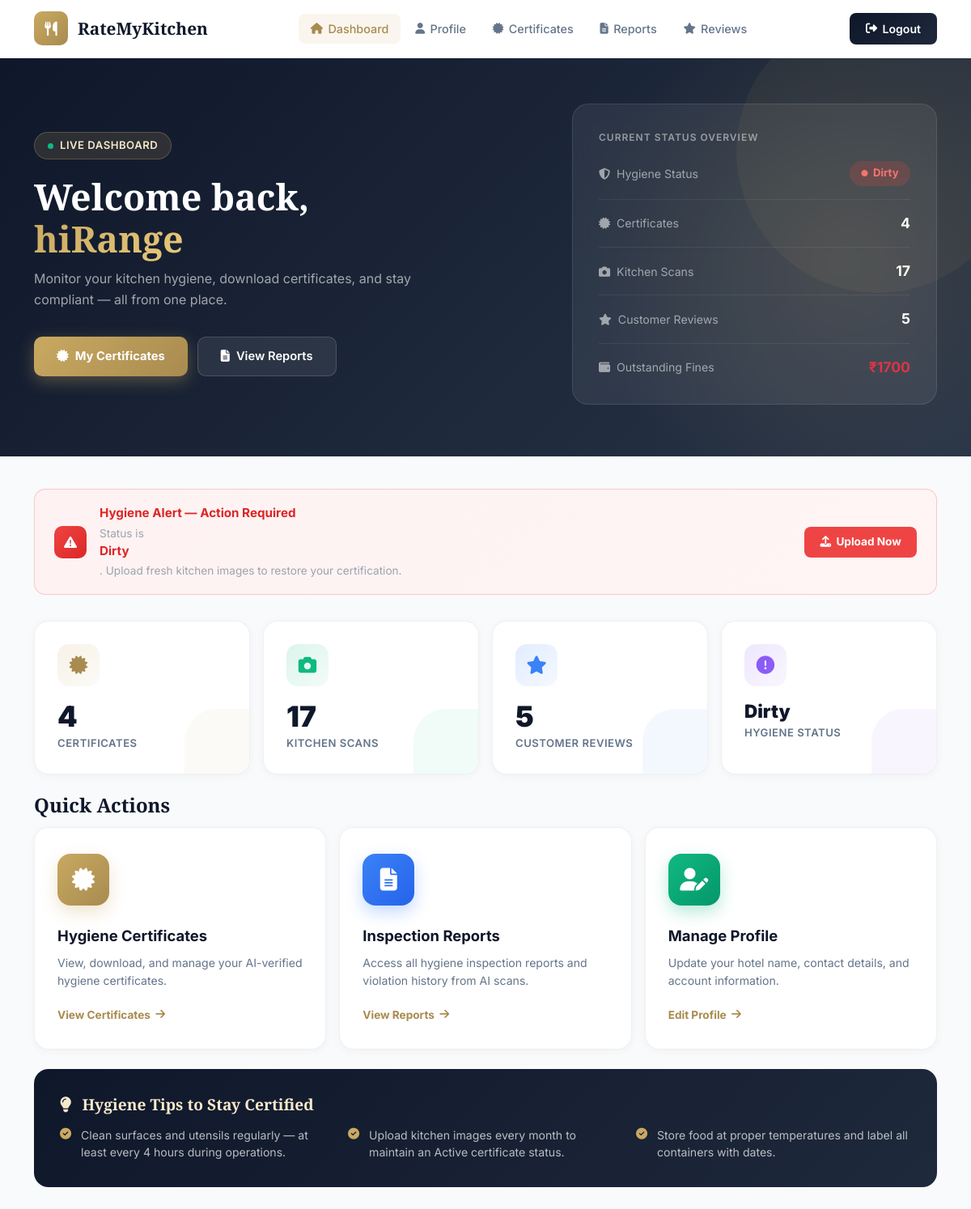
/User/homepage/ (signed in), run on an earlier commit of the app's database.
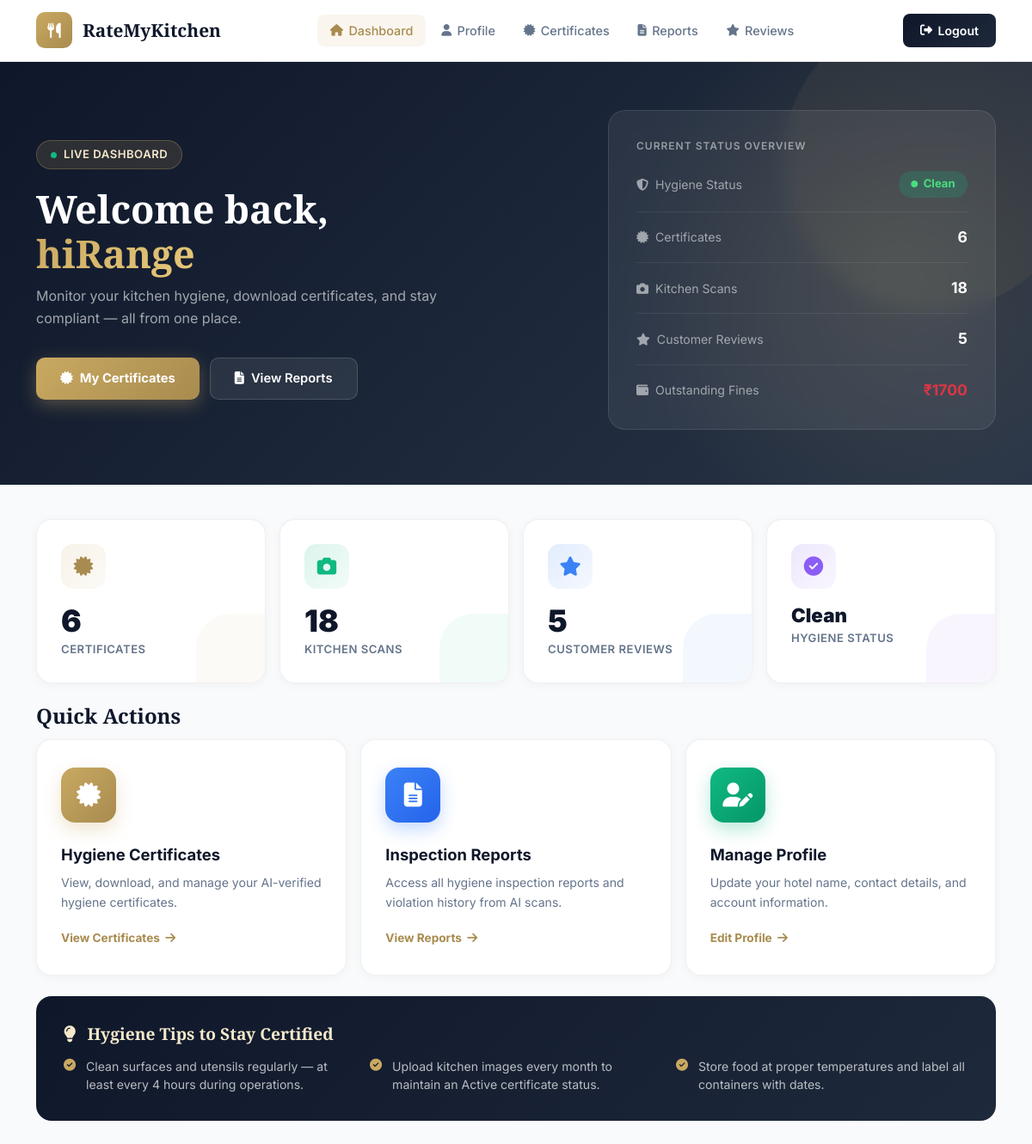
And on a later commit of the database.
### User/models.py (models this page shows, shortened)
class tbl_hotel(models.Model):
    hotel_name = models.CharField(max_length=100)
    hotel_email = models.EmailField(unique=True)
    hotel_password = models.CharField(max_length=128)
    hotel_contact = models.CharField(max_length=20, blank=True)
    hotel_address = models.CharField(max_length=255, blank=True)
    is_verified = models.IntegerField(
        choices=[
            (0, 'Not Verified'),
            (1, 'Verified'),
            (2, 'Rejected')
        ],
        default=0
    )
    hygiene_status = models.CharField(
        max_length=50,
        choices=[
            ('Pending', 'Pending'),
            ('Clean', 'Clean'),
            ('Moderately Clean', 'Moderately Clean'),
            ('Dirty', 'Dirty'),
        ],
        default='Pending'
    )
    certificate_generated = models.BooleanField(default=False)
    verified_at = models.DateTimeField(null=True, blank=True)

### User/views.py (the view)
# urls.py: path("",views.homepage,name="homepage"),
def homepage(request):
    hotel = _require_hotel(request)
    if not hotel:
        return redirect("guest:login")
    hotel_images = UploadModel.objects.filter(hotel=hotel).count()
    hotel_reviews = CustomerReview.objects.filter(hotel=hotel).count()
    hotel_certs = Certificate.objects.filter(hotel=hotel).count()
    fines = HygieneViolation.objects.filter(hotel=hotel).aggregate(total=Sum('fine_amount'))['total'] or 0
    unseen_warnings = HotelWarning.objects.filter(hotel=hotel, is_read=False).count()
    ctx = {
        "user":          hotel,
        "hotel_images":  hotel_images,
        "hotel_reviews": hotel_reviews,
        "hotel_certs":   hotel_certs,
        "total_fines":   fines,
        "unseen_warnings": unseen_warnings,
    }
    return render(request, "User/Homepage.html", ctx)

### User/views.py (called while the page is built)
def _require_hotel(request):
    hid = request.session.get("hid")
    if not hid:
        return None
    try:
        return tbl_hotel.objects.get(id=hid)
    except tbl_hotel.DoesNotExist:
        return None

### templates/User/Homepage.html (shortened to what the changed rows need)
<!DOCTYPE html>
<html lang="en">
<head>
    <link href="https://cdn.jsdelivr.net/npm/bootstrap@5.3.2/dist/css/bootstrap.min.css" rel="stylesheet">
    <link href="https://cdnjs.cloudflare.com/ajax/libs/font-awesome/6.4.0/css/all.min.css" rel="stylesheet">
    <link href="https://unpkg.com/aos@2.3.1/dist/aos.css" rel="stylesheet">
</head>
<body>
    <section class="hero-banner">
        <div class="container">
            <div class="row align-items-center g-4">
                <div class="col-lg-7" data-aos="fade-right">
                    <h1 class="hero-title">
                        Welcome back,<br><span>{{ user.hotel_name }}</span>
                    </h1>
                </div>
                <div class="col-lg-5" data-aos="fade-left" data-aos-delay="150">
                    <div class="status-panel">
                        <div class="status-row">
                            <span class="status-row-label"><i class="fas fa-shield-alt me-2"></i>Hygiene Status</span>
                            <span class="status-pill {% if user.hygiene_status == 'Clean' %}pill-clean{% elif user.hygiene_status == 'Moderate' %}pill-moderate{% else %}pill-dirty{% endif %}">
                                <i class="fas fa-circle" style="font-size:0.5rem;"></i>
                                {{ user.hygiene_status|default:"Not Inspected" }}
                            </span>
                        </div>
                        <div class="status-row">
                            <span class="status-row-label"><i class="fas fa-certificate me-2"></i>Certificates</span>
                            <span class="status-value">{{ hotel_certs }}</span>
                        </div>
                        <div class="status-row">
                            <span class="status-row-label"><i class="fas fa-camera me-2"></i>Kitchen Scans</span>
                            <span class="status-value">{{ hotel_images }}</span>
                        </div>
                    </div>
                </div>
            </div>
        </div>
    </section>
    <div class="main-content">
        <div class="container">
            {% if user.hygiene_status != 'Clean' and user.hygiene_status %}
            <div class="alert-banner" data-aos="fade-down">
                <div class="alert-icon"><i class="fas fa-exclamation-triangle"></i></div>
                <div class="alert-text">
                    <strong>Hygiene Alert — Action Required</strong>
                    <span>Status is <strong>{{ user.hygiene_status }}</strong>. Upload fresh kitchen images to restore your certification.</span>
                </div>
                <a href="/User/certificates/" class="btn-alert">
                    <i class="fas fa-upload"></i> Upload Now
                </a>
            </div>
            {% endif %}
            <div class="row g-3 mb-4">
                <div class="col-md-3 col-6" data-aos="fade-up" data-aos-delay="50">
                    <div class="stat-card gold">
                        <div class="stat-icon-box gold"><i class="fas fa-certificate"></i></div>
                        <div class="stat-number" data-count="{{ hotel_certs }}">{{ hotel_certs }}</div>
                        <div class="stat-label">Certificates</div>
                    </div>
                </div>
                <div class="col-md-3 col-6" data-aos="fade-up" data-aos-delay="100">
                    <div class="stat-card green">
                        <div class="stat-icon-box green"><i class="fas fa-camera"></i></div>
                        <div class="stat-number" data-count="{{ hotel_images }}">{{ hotel_images }}</div>
                        <div class="stat-label">Kitchen Scans</div>
                    </div>
                </div>
                <div class="col-md-3 col-6" data-aos="fade-up" data-aos-delay="200">
                    <div class="stat-card purple">
                        <div class="stat-icon-box purple">
                            <i class="fas fa-{% if user.hygiene_status == 'Clean' %}check-circle{% else %}exclamation-circle{% endif %}"></i>
                        </div>
                        <div class="stat-number" style="font-size:1.4rem;margin-top:0.3rem;">
                            {{ user.hygiene_status|default:"—" }}
                        </div>
                        <div class="stat-label">Hygiene Status</div>
                    </div>
                </div>
            </div>
            <div class="section-head mt-2 mb-1" data-aos="fade-up">
                <h2>Quick Actions</h2>
            </div>
        </div>
    </div>
</body>
</html>

What changed in the data, as far as the page shows it:
changed tbl_hotel "hiRange": hygiene_status "Dirty" → "Clean"; hygiene_status "Dirty" → (not shown)
Also different on the page:
{{ hotel_certs }}: "4" → "6"
{{ hotel_images }}: "17" → "18"
text no longer shown: "Hygiene Alert — Action Required Status is . Upload fresh kitchen images to restore your certification. Upload Now"
